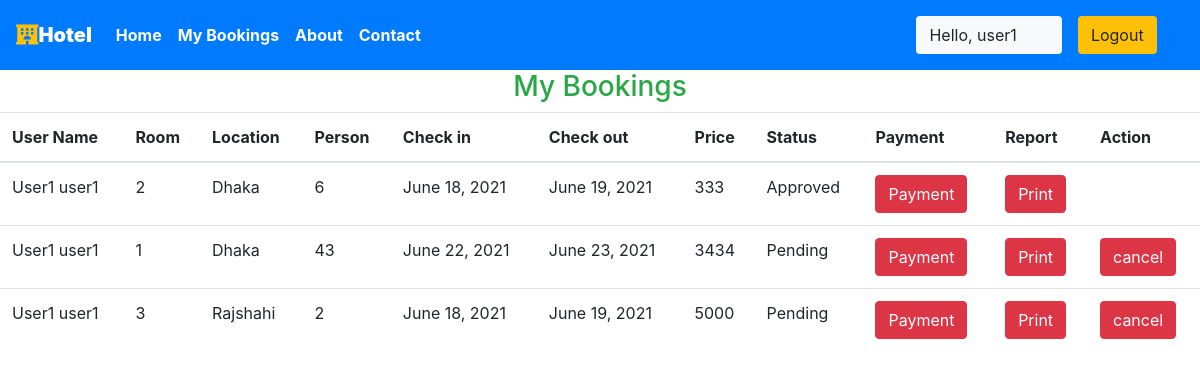
The page /user/bookings (signed in) on the database as committed earlier.
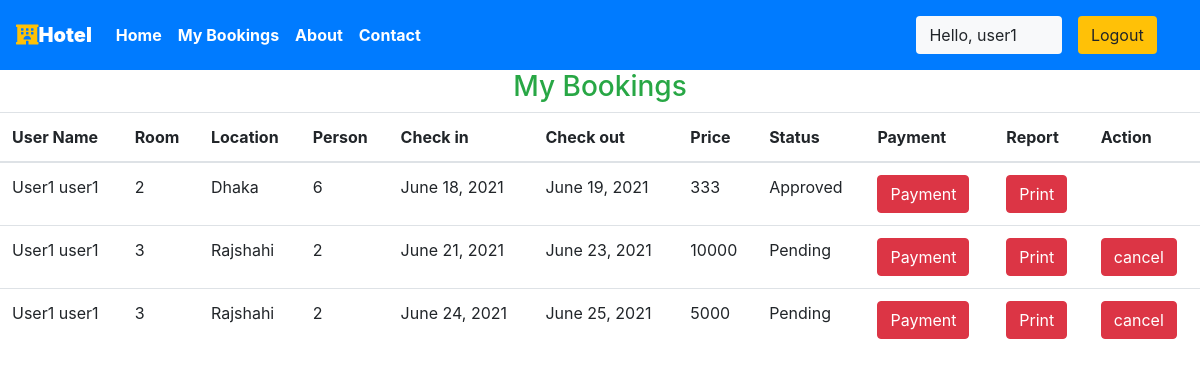
The same page on the database as committed later.
### main/models.py (models this page shows, shortened)
class Reservation(models.Model):
    Reservation_STATUS = (
    ("1", "Pending"),
    ("2", "Approved"),
    ("3", "Canceled"),
    )
    status=models.CharField(choices=Reservation_STATUS, max_length=15, default="Pending")
    id = models.AutoField(primary_key=True)
    check_in = models.DateField(auto_now =False)
    check_out = models.DateField()
    room = models.ForeignKey(Room, on_delete = models.CASCADE)
    guest = models.ForeignKey(CustomUser, on_delete= models.CASCADE)
    payment_number=models.CharField(max_length=20)
    trnxid=models.CharField(max_length=250)
    booking_id = models.CharField(max_length=100,default="null")
    @property
    def total_price(self):
        days = (self.check_out - self.check_in).days
        result = self.room.price * days
        return result

class CustomUser(AbstractUser):
     date_of_birth = models.DateField(verbose_name=_("Date of birth"), blank=True, null=True)
     address1 = models.CharField(verbose_name=_("Address line 1"), max_length=1024, blank=True, null=True)
     zip_code = models.CharField(verbose_name=_("Postal Code"), max_length=12, blank=True, null=True)
     city = models.CharField(verbose_name=_("City"), max_length=1024, blank=True, null=True)
     country = CountryField(blank=True, null=True)
     phone_regex = RegexValidator(regex=r"^\+(?:[0-9]●?){6,14}[0-9]$", message=_("Enter a valid international mobile phone number starting with +(country code)"))
     mobile_phone = models.CharField(validators=[phone_regex], verbose_name=_("Mobile phone"), max_length=17, blank=True, null=True)
     photo = models.ImageField(verbose_name=_("Photo"), upload_to='photos/', default='photos/default-user-avatar.png')
     class Meta:
         ordering = ['last_name']

class Room(models.Model):
    ROOM_STATUS = (
    ("1", "available"),
    ("2", "not available"),
    )
    ROOM_TYPE = (
    ("1", "Premium"),
    ("2", "Deluxe"),
    ("3","Basic"),
    )
    id = models.AutoField(primary_key=True)
    room_type = models.CharField(max_length=50,choices = ROOM_TYPE)
    capacity = models.IntegerField()
    price = models.IntegerField()
    size = models.IntegerField()
    hotel = models.ForeignKey(Hotel, on_delete = models.CASCADE)
    status = models.CharField(choices =ROOM_STATUS,max_length = 15)
    roomnumber = models.IntegerField()
    photo=models.ImageField(upload_to='room/', null=True, blank=True)
    Services=models.CharField(max_length=30,null=True)

class Hotel(models.Model):
    id = models.AutoField(primary_key=True)
    name = models.CharField(max_length=30,null=True)
    owner = models.ForeignKey(CustomUser, blank=True, null=True, on_delete=models.CASCADE)
    location = models.CharField(max_length=50)
    state = models.CharField(max_length=50,null=True)
    country = models.CharField(max_length=50,null=True)
    photo=models.ImageField(upload_to='hotel/', null=True, blank=True)

### main/views.py (the view)
# urls.py: path('user/bookings', views.user_bookings,name="userbookings"),
@login_required(login_url='/user')
def user_bookings(request):
    if request.user.is_authenticated == False:
        messages.error(request,"Please login to Book rooms")
        return redirect('userloginpage')
    user = CustomUser.objects.all().get(id=request.user.id)
    bookings = Reservation.objects.all().filter(guest=user)
    total = 0
    for book in bookings:
        checkin = book.check_in
        checkout = book.check_out
        price = book.room.price
        total += price * (checkout - checkin).days
    if not bookings:
        messages.warning(request,"No Bookings Found")
    return HttpResponse(render(request,'user/mybookings.html',{'bookings':bookings, 'total':total}))

### main/templatetags/app_tags.py (called while the page is built)
@register.filter(name='has_group')
def has_group(user, group_name):
    group = Group.objects.get(name=group_name)
    return True if group in user.groups.all() else False

### templates/user/mybookings.html (shortened to what this page needs)
{% extends 'basic.html' %} {% block title %}Dashboard {% endblock title %} {% block body %}
{% load app_tags %}
<h3 class="text-center  text-success">My Bookings </h3>
<table class="table">
    <thead>
        <th>User Name</th>
        <th>Room</th>
        <th>Location</th>
        <th>Person</th>
        <th>Check in</th>
        <th>Check out</th>
        <th>Price</th>
        <th>Status</th>
        <th>Payment</th>
        <th>Report</th>
        <th>Action</th>
    </thead>
    {% for each_booking in bookings %}
    <tr>
        <td>{{each_booking.guest.first_name}} {{each_booking.guest.last_name}} </td>
        <td>{{each_booking.room.roomnumber}}</td>
        <td>{{each_booking.room.hotel.location}}</td>
        <td>{{each_booking.room.capacity}}</td>
        <td>{{each_booking.check_in}}</td>
        <td>{{each_booking.check_out}}</td>
        <td>{{each_booking.total_price}}</td>
        <td>{{each_booking.get_status_display}}</td>
        <td><a href="{% url 'payment' %}"> <button type="submit" class="btn btn-danger">Payment</button>   </a> </td>
        <td> <a href="/user/bookings/{{each_booking.id}}"> <button type="submit" class="btn btn-danger">Print</button>   </a>  </td>
        {% if each_booking.get_status_display == 'Pending' %}
        <td><form action="/user/panel/change-status" method="POST" enctype="multipart/form-data">
                <button type="submit" class="btn btn-danger">cancel</button>
              </form></td>
        {% endif %}
    </tr>
    {% endfor %}
</table>
{% endblock body %}

Rows that differ between the two databases and show on the page:
removed Reservation: guest.first_name "User1", guest.last_name "user1", room.roomnumber "1", room.hotel.location "Dhaka", room.capacity "43", check_in "June 22, 2021", check_out "June 23, 2021", total_price "3434", status "Pending"
removed Reservation: guest.first_name "User1", guest.last_name "user1", room.roomnumber "3", room.hotel.location "Rajshahi", room.capacity "2", check_in "June 18, 2021", check_out "June 19, 2021", total_price "5000", status "Pending"
added Reservation: guest.first_name "User1", guest.last_name "user1", room.roomnumber "3", room.hotel.location "Rajshahi", room.capacity "2", check_in "June 21, 2021", check_out "June 23, 2021", total_price "10000", status "Pending"
added Reservation: guest.first_name "User1", guest.last_name "user1", room.roomnumber "3", room.hotel.location "Rajshahi", room.capacity "2", check_in "June 24, 2021", check_out "June 25, 2021", total_price "5000", status "Pending"
